Frame 1 (no input): blank canvas, image omitted
Frame 60 (the mouse pressed at the canvas centre just before this capture): blank canvas, image omitted
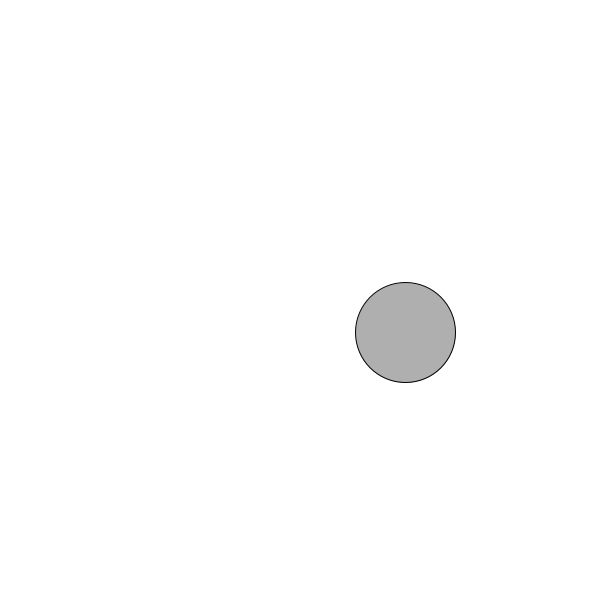
Frame 120 (the mouse held since frame 60 and released just before this capture)

The Processing sketch whose frames 1 and 60 were blank and that drew this single picture after the mouse press (run headless with seeded random() and noise(); from frame 60 on, the mouse is pressed at the canvas centre):

// Processing sketch: Question3
// ── Question3.pde
ArrayList<Object> myObject = new ArrayList<Object>();  

void setup() {
  size(600, 600); 
}

void draw() {
  background(255); 
  for (int i=0; i<myObject.size(); i++) {
    Object o = myObject.get(i);
    PVector gravity = new PVector(0, .1*o.mass); 
    PVector wind = new PVector(0.1, 0); 
    o.move(); 
    o.checkBoundaries(); 
    o.display();
    o.addForce(gravity);
    o.addForce(wind);
  }
}

void mousePressed() {
  myObject.add(new Object(mouseX, mouseY));
}

// ── Object.pde
class Object {
  PVector pos, vel, accel; 
  float mass; 

  Object(float x, float y) {
    pos = new PVector(random(width), random(height)); 
    vel = new PVector(0, 0); 
    accel = new PVector(0, 0); 
    mass = 10.0;
  }

  void move() {
    vel.add(accel); 
    pos.add(vel); 

    accel.mult(0);
  }

  void display() {
    stroke(0);
    fill(175);
    ellipse(pos.x, pos.y, mass*10, mass*10);
  }

  void checkBoundaries() {
    if (pos.x > width) {
      pos.x = width;
      vel.x *= -1;
    } else if (pos.x < 0) {
      vel.x *= -1;
      pos.x = 0;
    }

    if (pos.y > height) {
      vel.y *= -1;
      pos.y = height;
    }
  } 

  void addForce(PVector force) {
    force.div(mass); 
    accel.add(force);
  }
}
